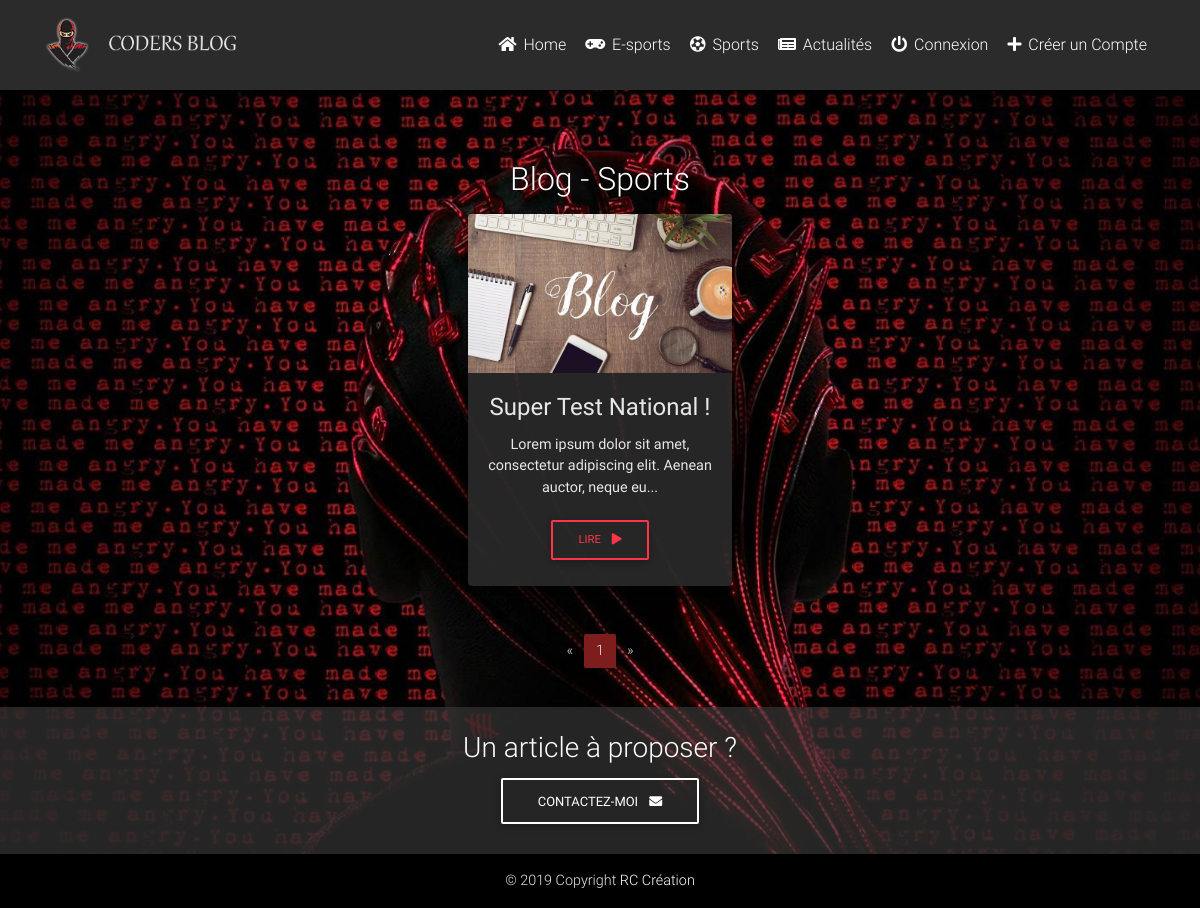
Page /blog-sports.php on the committed database.
### tables this page shows
CREATE TABLE IF NOT EXISTS `menus` (
  `id` int(11) NOT NULL AUTO_INCREMENT,
  `name` varchar(255) NOT NULL,
  `target` varchar(255) NOT NULL,
  `icone` varchar(255) NOT NULL,
  PRIMARY KEY (`id`)
);

CREATE TABLE IF NOT EXISTS `blog` (
  `id` int(11) NOT NULL AUTO_INCREMENT,
  `titre` varchar(255) NOT NULL,
  `content` text NOT NULL,
  `categorie` int(11) NOT NULL,
  `image` varchar(255) NOT NULL,
  `auteur` int(11) NOT NULL,
  `date_article` datetime NOT NULL,
  PRIMARY KEY (`id`)
);

### db_connect.php (called while the page is built, shortened)
<?php
try {
    $bdd = new PDO('mysql:host=localhost;dbname=coursphp;charset=utf8', 'root', '');
} catch (Exception $e) {
    die('Erreur : ' . $e->getMessage());
}
$url_path = 'http://localhost/coursphp/';
$getNaviguation = $bdd->query('SELECT * FROM menus ORDER by id ASC');
$img_folder = 'http://localhost/coursphp/img/';

### blog-sports.php (the view, shortened to what this page needs)
<?php
require('./db_connect.php');
$req = $bdd->query('SELECT COUNT(id) as nbArticle FROM blog WHERE categorie="10" ');
$data = $req->fetch();
$nbArt = $data['nbArticle'];
$perPage = 4;
$nbPage = ceil($nbArt / $perPage);
if (isset($_GET['page']) && $_GET['page'] > 0 && $_GET['page'] <= $nbPage) {
    $cPage = $_GET['page'];
} else {
    $cPage = 1;
}
$getBlog = $bdd->query('SELECT * FROM blog WHERE categorie="10" ORDER by date_article DESC LIMIT ' . (($cPage - 1) * $perPage) . ',' . $perPage);
?>
<!DOCTYPE html>
<html lang="fr">
<head>
    <link rel="stylesheet" href="https://use.fontawesome.com/releases/v5.11.2/css/all.css">
    <link href="css/bootstrap.min.css" rel="stylesheet">
    <link href="css/mdb.min.css" rel="stylesheet">
    <link href="css/style.css" rel="stylesheet">
</head>
<body>
    <?php include('./include/header.php'); ?>
    <main class="mt-5 pt-5">
        <div class="container-fluid pt-2">
            <section class="text-center mt-5">
                <h2 class=" text-white p-2">Blog - Sports</h2>
                <div class="row mb-4 wow fadeIn d-flex flex-row justify-content-center">
                    <?php while ($singleArticle = $getBlog->fetch()) { ?>
                        <div class="col-lg-3 col-md-12 mb-4">
                            <div class="card">
                                <div class="view overlay">
                                    <img src="./img/articles/<?php echo $singleArticle['image'] ?>" class="card-img-top" alt="">
                                </div>
                                <div class="card-body">
                                    <h4 class="card-title"><?php echo $singleArticle['titre'] ?></h4>
                                    <p class="card-text"><?php echo substr($singleArticle['content'], 0, 80) . '...'  ?></p>
                                    <a href="<?php echo $url_path . 'article.php?article=' . $singleArticle['id'] ?>" class="btn btn-outline-danger btn-md">Lire
                                        <i class="fas fa-play ml-2"></i>
                                    </a>
                                </div>
                            </div>
                        </div>
                    <?php } ?>
                </div>
                <nav class="d-flex justify-content-center wow fadeIn">
                    <ul class="pagination pg-blue">
                        <li class="page-item <?php if ($cPage == "1") {
                                                    echo 'disabled';
                                                } ?>">
                            <a class="page-link" href="<?php echo $url_path . 'blog-sports.php?page=' . ($cPage - 1);  ?>" aria-label="Previous">
                                <span aria-hidden="true">&laquo;</span>
                            </a>
                        </li>
                        <?php for ($i = 1; $i <= $nbPage; $i++) { ?>
                            <?php if ($i == $cPage) { ?>
                                <li class="page-item active">
                                    <a class="page-link" style="cursor: default"><?php echo $i ?>
                                    </a>
                                </li>
                        <?php }
                        } ?>
                        <li class="page-item <?php if ($cPage == $nbPage) {
                                                    echo 'disabled';
                                                } ?>">
                            <a class="page-link" href="<?php echo $url_path . 'blog-sports.php?page=' . ($cPage + 1);  ?>" aria-label="Next">
                                <span aria-hidden="true">&raquo;</span>
                            </a>
                        </li>
                    </ul>
                </nav>
            </section>
        </div>
    </main>
    <?php include('./include/footer.php'); ?>
</body>
</html>

### include/header.php (shortened to what this page needs)
<header>
    <nav class="navbar fixed-top navbar-expand-lg navbar-dark scrolling-navbar">
        <div class="container">
            <a class="navbar-brand waves-effect" href="<?php echo $url_path ?>">
                <img class="img-fluid logo" src="<?php echo $img_folder ?>logo.png" alt="Mon super Blog !">
            </a>
            <div class="collapse navbar-collapse" id="navbarSupportedContent">
                <ul class="navbar-nav ml-auto">
                    <?php while ($singleNav = $getNaviguation->fetch()) { ?>
                        <li class="nav-item">
                            <a class="nav-link waves-effect" href="<?php echo $url_path . $singleNav['target'] ?>"><i class="<?php echo $singleNav['icone'] ?>"></i> <?php echo $singleNav['name'] ?>
                            </a>
                        </li>
                    <?php } ?>
                    <?php
                    if (isset($_SESSION['id'])) { ?>
                        <li class="nav-item">
                            <a class="nav-link waves-effect" href="<?php echo $url_path ?>admin/"><i class="fas fa-wrench"></i> Administration</a>
                        </li>
                        <li class="nav-item">
                            <a class="nav-link waves-effect" href="<?php echo $url_path ?>action/logout.php"><i class="fas fa-power-off text-danger"></i> Déconnexion</a>
                        </li>
                    <?php } else { ?>
                        <li class="nav-item">
                            <a class="nav-link waves-effect" href="<?php echo $url_path ?>connexion.php"><i class="fas fa-power-off"></i> Connexion</a>
                        </li>
                        <li class="nav-item">
                            <a class="nav-link waves-effect" href="<?php echo $url_path ?>inscription.php"><i class="fas fa-plus"></i> Créer un Compte</a>
                        </li>
                    <?php } ?>
                </ul>
            </div>
        </div>
    </nav>
</header>

### css/style.css (style rules this page uses)
body { background: url('../img/background.jpg'); background-size: cover; background-repeat: no-repeat; background-position: center; background-attachment: fixed; color: #e7e7e7 !important; }
main { min-height: 80vh; }
.logo { height: 3.5rem; }
.col-lg-3 { max-width: 24.5%; }
header nav { background-color: #2b2b2b; }
.card { background-color: #2b2b2be3 !important; }
.card .card-body .card-text { color: #e7e7e7 !important; }
.pagination .page-item .page-link { color: #e7e7e7 !important; }
.pagination.pg-blue .page-item.active .page-link, .pagination.pg-blue .page-item.active .page-link:hover { background-color: #7e1d1d !important; }

### rows in the picture
menus: name "Home"
menus: name "E-sports"
menus: name "Sports"
menus: name "Actualités"
blog: image (picture), titre "Super Test National !", content "Lorem ipsum dolor sit amet, consectetur adipiscing elit. Aenean auctor, neque eu"
